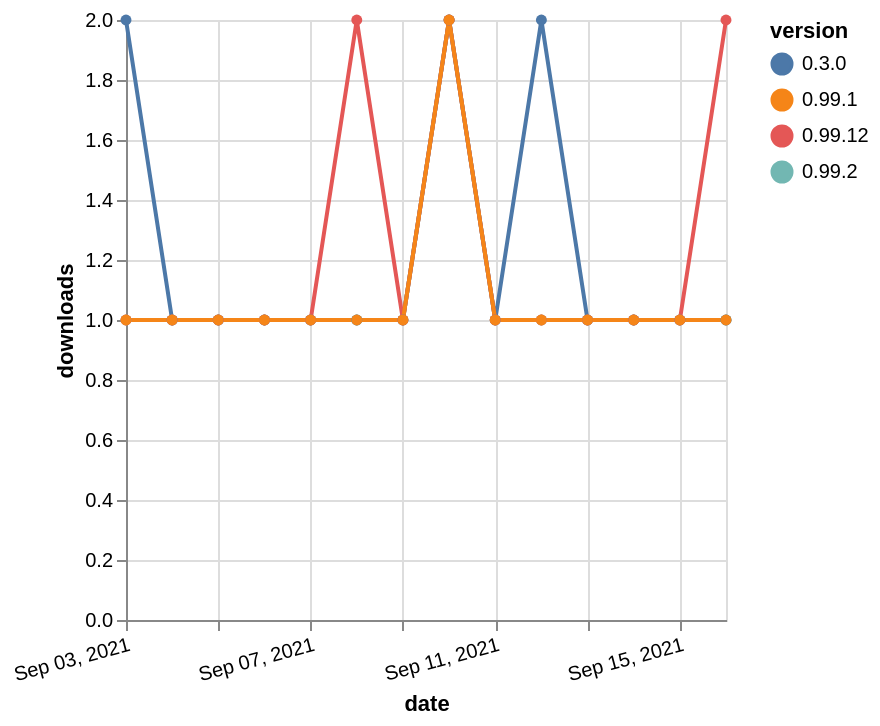

Specify this chart in Vega-Lite:
### Vega-Lite specification from a JSON file in a GitHub repository (floating-point values rounded to 4 significant figures)
{"$schema": "https://vega.github.io/schema/vega-lite/v5.json", "description": "A simple bar chart with embedded data.", "data": {"values": [{"date": "2021-09-03", "total": 207, "delta": 1, "version": "0.99.2"}, {"date": "2021-09-04", "total": 208, "delta": 1, "version": "0.99.2"}, {"date": "2021-09-05", "total": 209, "delta": 1, "version": "0.99.2"}, {"date": "2021-09-06", "total": 210, "delta": 1, "version": "0.99.2"}, {"date": "2021-09-07", "total": 211, "delta": 1, "version": "0.99.2"}, {"date": "2021-09-08", "total": 212, "delta": 1, "version": "0.99.2"}, {"date": "2021-09-09", "total": 213, "delta": 1, "version": "0.99.2"}, {"date": "2021-09-10", "total": 215, "delta": 2, "version": "0.99.2"}, {"date": "2021-09-11", "total": 216, "delta": 1, "version": "0.99.2"}, {"date": "2021-09-12", "total": 217, "delta": 1, "version": "0.99.2"}, {"date": "2021-09-13", "total": 218, "delta": 1, "version": "0.99.2"}, {"date": "2021-09-14", "total": 219, "delta": 1, "version": "0.99.2"}, {"date": "2021-09-15", "total": 220, "delta": 1, "version": "0.99.2"}, {"date": "2021-09-16", "total": 221, "delta": 1, "version": "0.99.2"}, {"date": "2021-09-03", "total": 230, "delta": 2, "version": "0.3.0"}, {"date": "2021-09-04", "total": 231, "delta": 1, "version": "0.3.0"}, {"date": "2021-09-05", "total": 232, "delta": 1, "version": "0.3.0"}, {"date": "2021-09-06", "total": 233, "delta": 1, "version": "0.3.0"}, {"date": "2021-09-07", "total": 234, "delta": 1, "version": "0.3.0"}, {"date": "2021-09-08", "total": 235, "delta": 1, "version": "0.3.0"}, {"date": "2021-09-09", "total": 236, "delta": 1, "version": "0.3.0"}, {"date": "2021-09-10", "total": 238, "delta": 2, "version": "0.3.0"}, {"date": "2021-09-11", "total": 239, "delta": 1, "version": "0.3.0"}, {"date": "2021-09-12", "total": 241, "delta": 2, "version": "0.3.0"}, {"date": "2021-09-13", "total": 242, "delta": 1, "version": "0.3.0"}, {"date": "2021-09-14", "total": 243, "delta": 1, "version": "0.3.0"}, {"date": "2021-09-15", "total": 244, "delta": 1, "version": "0.3.0"}, {"date": "2021-09-16", "total": 245, "delta": 1, "version": "0.3.0"}, {"date": "2021-09-03", "total": 252, "delta": 1, "version": "0.99.12"}, {"date": "2021-09-04", "total": 253, "delta": 1, "version": "0.99.12"}, {"date": "2021-09-05", "total": 254, "delta": 1, "version": "0.99.12"}, {"date": "2021-09-06", "total": 255, "delta": 1, "version": "0.99.12"}, {"date": "2021-09-07", "total": 256, "delta": 1, "version": "0.99.12"}, {"date": "2021-09-08", "total": 258, "delta": 2, "version": "0.99.12"}, {"date": "2021-09-09", "total": 259, "delta": 1, "version": "0.99.12"}, {"date": "2021-09-10", "total": 261, "delta": 2, "version": "0.99.12"}, {"date": "2021-09-11", "total": 262, "delta": 1, "version": "0.99.12"}, {"date": "2021-09-12", "total": 263, "delta": 1, "version": "0.99.12"}, {"date": "2021-09-13", "total": 264, "delta": 1, "version": "0.99.12"}, {"date": "2021-09-14", "total": 265, "delta": 1, "version": "0.99.12"}, {"date": "2021-09-15", "total": 266, "delta": 1, "version": "0.99.12"}, {"date": "2021-09-16", "total": 268, "delta": 2, "version": "0.99.12"}, {"date": "2021-09-03", "total": 213, "delta": 1, "version": "0.99.1"}, {"date": "2021-09-04", "total": 214, "delta": 1, "version": "0.99.1"}, {"date": "2021-09-05", "total": 215, "delta": 1, "version": "0.99.1"}, {"date": "2021-09-06", "total": 216, "delta": 1, "version": "0.99.1"}, {"date": "2021-09-07", "total": 217, "delta": 1, "version": "0.99.1"}, {"date": "2021-09-08", "total": 218, "delta": 1, "version": "0.99.1"}, {"date": "2021-09-09", "total": 219, "delta": 1, "version": "0.99.1"}, {"date": "2021-09-10", "total": 221, "delta": 2, "version": "0.99.1"}, {"date": "2021-09-11", "total": 222, "delta": 1, "version": "0.99.1"}, {"date": "2021-09-12", "total": 223, "delta": 1, "version": "0.99.1"}, {"date": "2021-09-13", "total": 224, "delta": 1, "version": "0.99.1"}, {"date": "2021-09-14", "total": 225, "delta": 1, "version": "0.99.1"}, {"date": "2021-09-15", "total": 226, "delta": 1, "version": "0.99.1"}, {"date": "2021-09-16", "total": 227, "delta": 1, "version": "0.99.1"}]}, "width": "container", "mark": {"type": "line", "point": {"filled": true}}, "encoding": {"x": {"field": "date", "type": "temporal", "timeUnit": "yearmonthdate", "title": "date", "axis": {"labelAngle": -15}}, "y": {"field": "delta", "type": "quantitative", "title": "downloads"}, "color": {"field": "version", "type": "nominal"}, "tooltip": {"field": "delta"}}}
